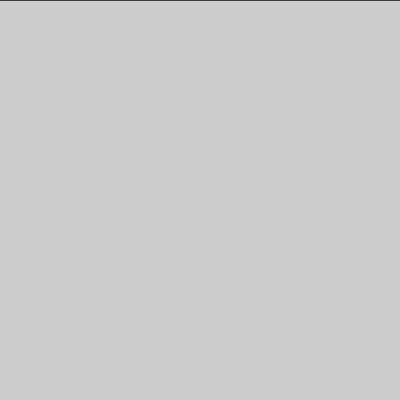
Frame 1 (no input)
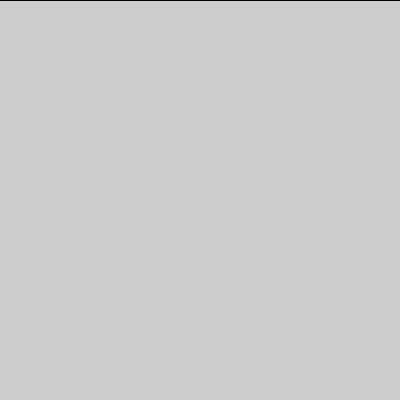
Frame 60 (the mouse pressed at the canvas centre just before this capture)
Frame 120 (the mouse held since frame 60 and released just before this capture): identical to frame 60, image omitted

The Processing sketch that drew these frames (run headless with seeded random() and noise(); from frame 60 on, the mouse is pressed at the canvas centre):

// Processing sketch: sketch_181011a
// ── sketch_181011a.pde
void setup(){
  size(400, 400);
  
}

void draw(){
  for(int i = 0; i < width; i++){
    point(i, noise(i));
  }
}
